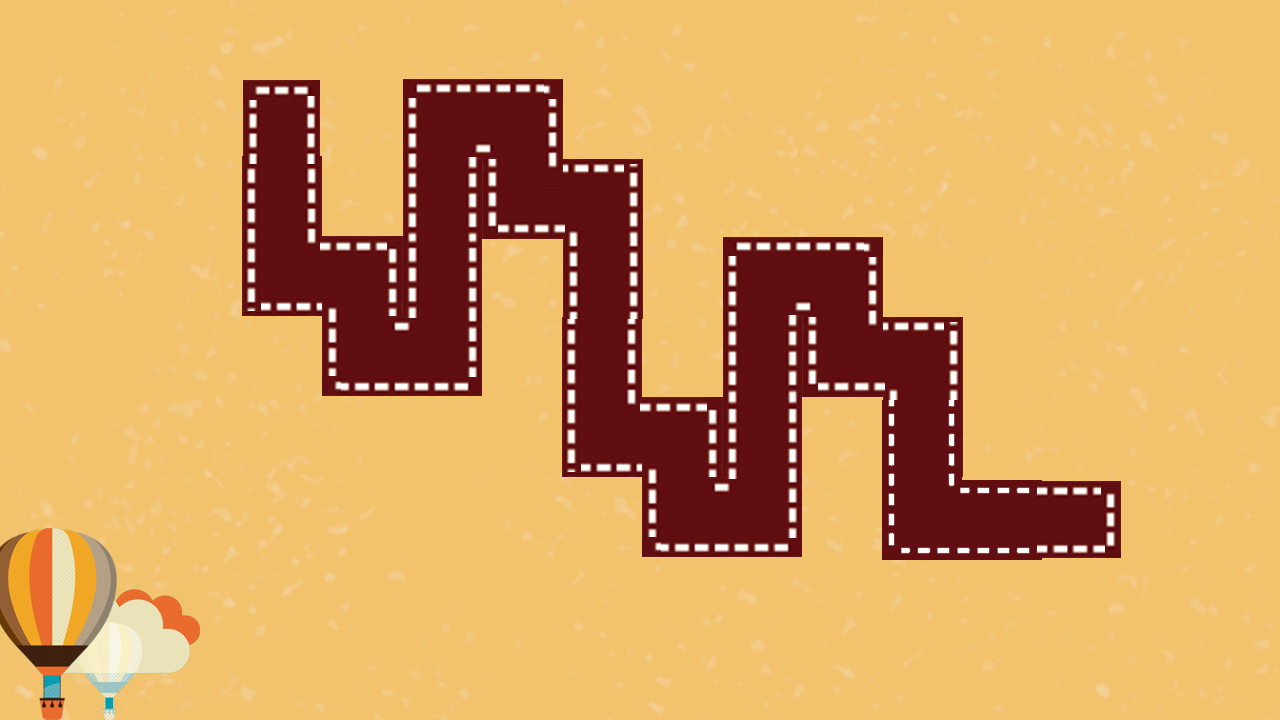

This game map was drawn from its Tiled (.tmx) file and the tilesets committed beside it. A one-line description and the trimmed map source follow:
An orthogonal 16x9 tile map with 80x80 px tiles, 1 tile layer (块层 1) and 64 objects (enemy, baby, assistant).

<map version="1.0" orientation="orthogonal" width="16" height="9" tilewidth="80" tileheight="80">
 <tileset firstgid="1" name="3" tilewidth="80" tileheight="80">
  <image source="3.png" width="1280" height="720" />
 </tileset>
 <layer name="块层 1" width="16" height="9">
  <data>[144 cells, 144 non-empty, 144 distinct tile ids]</data>
 </layer>
 <objectgroup name="people" width="16" height="9">
  <object name="enemy" x="240" y="80" width="80" height="80" />
  <object name="baby" x="1120" y="480" width="80" height="80" />
  <object name="assistant" x="1088" y="505" width="27" height="31" />
 </objectgroup>
 <objectgroup name="barrier" width="16" height="9">
  <object x="240" y="80" width="80" />
  <object x="240" y="80" height="240" />
  <object x="240" y="320" width="80" />
  <object x="320" y="80" height="160" />
  <object x="320" y="240" width="80" />
  <object x="400" y="80" height="240" />
  <object x="320" y="320" height="80" />
  <object x="320" y="400" width="160" />
  <object x="480" y="160" height="240" />
  <object x="480" y="240" width="80" />
  <object x="560" y="160" width="80" />
  <object x="400" y="80" width="160" />
  <object x="560" y="80" height="80" />
  <object x="560" y="240" height="240" />
  <object x="560" y="480" width="80" />
  <object x="640" y="480" height="80" />
  <object x="640" y="560" width="560" />
  <object x="640" y="160" height="240" />
  <object x="640" y="400" width="80" />
  <object x="720" y="240" height="240" />
  <object x="800" y="320" height="240" />
  <object x="800" y="400" width="80" />
  <object x="880" y="400" height="160" />
  <object x="720" y="240" width="160" />
  <object x="880" y="240" height="80" />
  <object x="880" y="320" width="80" />
  <object x="960" y="320" height="160" />
  <object x="960" y="480" width="240" />
 </objectgroup>
 <objectgroup name="road" width="16" height="9">
  <object x="240" y="79" width="81" height="203">
   <properties>
    <property name="direction" value="down" />
   </properties>
  </object>
  <object x="240" y="243" width="120" height="79">
   <properties>
    <property name="direction" value="right" />
   </properties>
  </object>
  <object x="324" y="245" width="72" height="120">
   <properties>
    <property name="direction" value="down" />
   </properties>
  </object>
  <object x="325" y="323" width="113" height="75">
   <properties>
    <property name="direction" value="right" />
   </properties>
  </object>
  <object x="401" y="121" width="79" height="275">
   <properties>
    <property name="direction" value="up" />
   </properties>
  </object>
  <object x="401" y="81" width="121" height="76">
   <properties>
    <property name="direction" value="right" />
   </properties>
  </object>
  <object x="481" y="79" width="77" height="128">
   <properties>
    <property name="direction" value="down" />
   </properties>
  </object>
  <object x="481" y="163" width="117" height="76">
   <properties>
    <property name="direction" value="right" />
   </properties>
  </object>
  <object x="565" y="164" width="73" height="276">
   <properties>
    <property name="direction" value="down" />
   </properties>
  </object>
  <object x="564" y="407" width="117" height="69">
   <properties>
    <property name="direction" value="right" />
   </properties>
  </object>
  <object x="643" y="404" width="76" height="117">
   <properties>
    <property name="direction" value="down" />
   </properties>
  </object>
  <object x="641" y="481" width="116" height="73">
   <properties>
    <property name="direction" value="right" />
   </properties>
  </object>
  <object x="721" y="277" width="77" height="279">
   <properties>
    <property name="direction" value="up" />
   </properties>
  </object>
  <object x="720" y="236" width="121" height="83">
   <properties>
    <property name="direction" value="right" />
   </properties>
  </object>
  <object x="803" y="237" width="76" height="124">
   <properties>
    <property name="direction" value="down" />
   </properties>
  </object>
  <object x="803" y="323" width="117" height="75">
   <properties>
    <property name="direction" value="right" />
   </properties>
  </object>
  <object x="884" y="323" width="72" height="197">
   <properties>
    <property name="direction" value="down" />
   </properties>
  </object>
  <object x="884" y="480" width="233" height="80">
   <properties>
    <property name="direction" value="right" />
   </properties>
  </object>
 </objectgroup>
 <objectgroup name="tower" width="16" height="9">
  <object x="240" y="320" width="80" height="80">
   <properties>
    <property name="type" value="2,3,4" />
   </properties>
  </object>
  <object x="160" y="240" width="80" height="80">
   <properties>
    <property name="type" value="2,3,4" />
   </properties>
  </object>
  <object x="160" y="160" width="80" height="80">
   <properties>
    <property name="type" value="2,3,4" />
   </properties>
  </object>
  <object x="320" y="160" width="80" height="80">
   <properties>
    <property name="type" value="2,3,4" />
   </properties>
  </object>
  <object x="320" y="80" width="80" height="80">
   <properties>
    <property name="type" value="2,3,4" />
   </properties>
  </object>
  <object x="560" y="80" width="80" height="80">
   <properties>
    <property name="type" value="2,3,4" />
   </properties>
  </object>
  <object x="640" y="160" width="80" height="80">
   <properties>
    <property name="type" value="2,3,4" />
   </properties>
  </object>
  <object x="640" y="320" width="80" height="80">
   <properties>
    <property name="type" value="2,3,4" />
   </properties>
  </object>
  <object x="480" y="240" width="80" height="80">
   <properties>
    <property name="type" value="2,3,4" />
   </properties>
  </object>
  <object x="400" y="400" width="80" height="80">
   <properties>
    <property name="type" value="2,3,4" />
   </properties>
  </object>
  <object x="480" y="400" width="80" height="80">
   <properties>
    <property name="type" value="2,3,4" />
   </properties>
  </object>
  <object x="560" y="480" width="80" height="80">
   <properties>
    <property name="type" value="2,3,4" />
   </properties>
  </object>
  <object x="800" y="400" width="80" height="80">
   <properties>
    <property name="type" value="2,3,4" />
   </properties>
  </object>
  <object x="960" y="400" width="80" height="80">
   <properties>
    <property name="type" value="2,3,4" />
   </properties>
  </object>
  <object x="960" y="320" width="80" height="80">
   <properties>
    <property name="type" value="2,3,4" />
   </properties>
  </object>
 </objectgroup>
</map>
